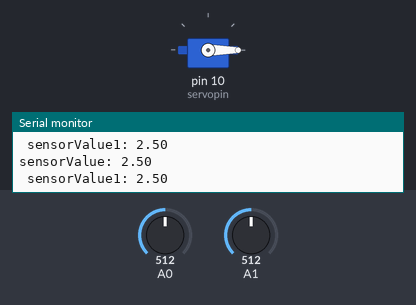
Bench run of a sketch on a simulated Arduino Uno, built with avr-gcc and run on an emulated ATmega328P. Shown: servo, the last lines printed to the serial monitor. The inputs (shaded band) are chosen by the test bench; at power-on: A1 = 512, A0 = 512.

Above: at 1.2 s.
1.3 s: A1 set to 528
At 3.29 s:
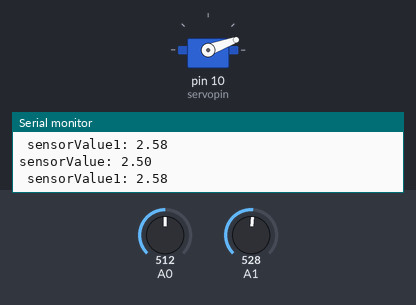
4.3 s: A1 set to 511
7.3 s: A1 set to 716
At 7.54 s:
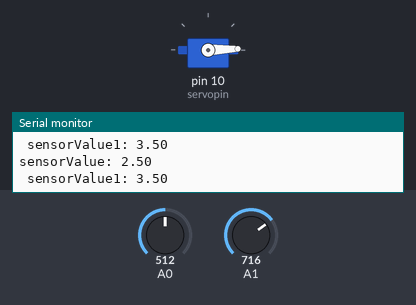
10.3 s: A0 set to 716
13.3 s: A0 set to 306
At 14.43 s:
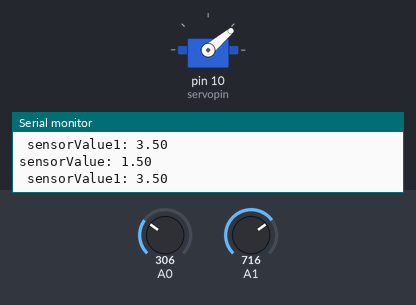
Timing chart, 0 to 28.1 s (numbered marks = the images above; inputs shaded):
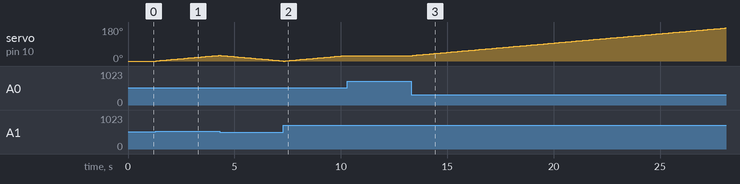

Measured:
- the behaviour switches between 512 and 513 on A1 (found by bisection; images 0 and 1)
- after the input at 1.3 s, servo on pin 10 (servopin): moves from 0° to 30° over 2.9 s, starting at once
- after the input at 7.3 s, servo on pin 10 (servopin): moves from 0° to 29° over 2.8 s, starting after 0.09 s
- after the input at 10.3 s, servo on pin 10 (servopin): stays 29° (without the input it goes to 30° after 0.03 s)
- after the input at 13.3 s, servo on pin 10 (servopin): moves from 29° to 175° over 14.7 s, starting after 0.07 s

The sketch:

trackercode.ino
```cpp
#include<Servo.h> //servomotor header file
Servo myservo;//naming servo library as myservo
int initialpos=0;//servo motor initial angle = 0
int LDR1=A0; //east side LDR is connected to Analog pin 0
int LDR2=A1; //west side LDR is connected to Analog pin 0
int servopin=10; //servo motor signal pin is connected to digital pin 10
void setup() {

  //set the pin mode for the motor to be an output
   pinMode(A0, INPUT);
   pinMode(A1, INPUT);
   myservo.attach(servopin);
   myservo.write(initialpos);
   Serial.begin(9600);
}
void loop() {
 int sensorValue = analogRead(A0);
 int sensorValue1 = analogRead(A1);
 float volt1=sensorValue*(5.0/1023.0);
 float volt2=sensorValue1*(5.0/1023.0);
 if (volt1 > volt2){
    initialpos=initialpos-1;
 }
 else if (volt2 > volt1){
    initialpos=initialpos+1;
 }
 else if(volt2 == volt1){
  digitalWrite(servopin,LOW);
 }
myservo.write(initialpos);
  //print voltages

 Serial.print("sensorValue: ");
 Serial.println(volt1);
 Serial.print(' ');
 Serial.print("sensorValue1: ");
 Serial.println(volt2);
 Serial.print('\n');
  delay (100);
}
```
